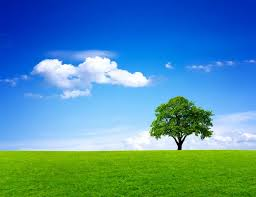
#> input picture CVOpen_Learning/Filtering&Blurring/images.jpeg, 256 x 197 px, found by its file name
$ python sharping.py
#> lines starting #> are read from the running program, lines starting #| are printed output that depends on the picture
import cv2
import numpy as np

original_image = cv2.imread(r"C:\Users\subin\OneDrive\Desktop\Python_Project\CVOpen_Learning\Filtering&Blurring\images.jpeg")
#> original_image is the input picture: shape (197, 256, 3); mean B, G, R 167.7, 143.2, 78.9

sharpen_kernal = np.array([
[0, -1, 0],
[-1, 5, -1],
[0, -1, 0]
])

sharpened_image = cv2.filter2D(original_image, -1, sharpen_kernal)
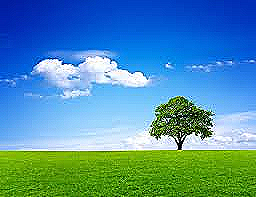
#> sharpened_image: shape (197, 256, 3); mean B, G, R 169, 142.9, 79.8

cv2.imshow("Original image", original_image)
cv2.imshow("Sharpened image", sharpened_image)

cv2.waitKey(0)
cv2.destroyAllWindows()
